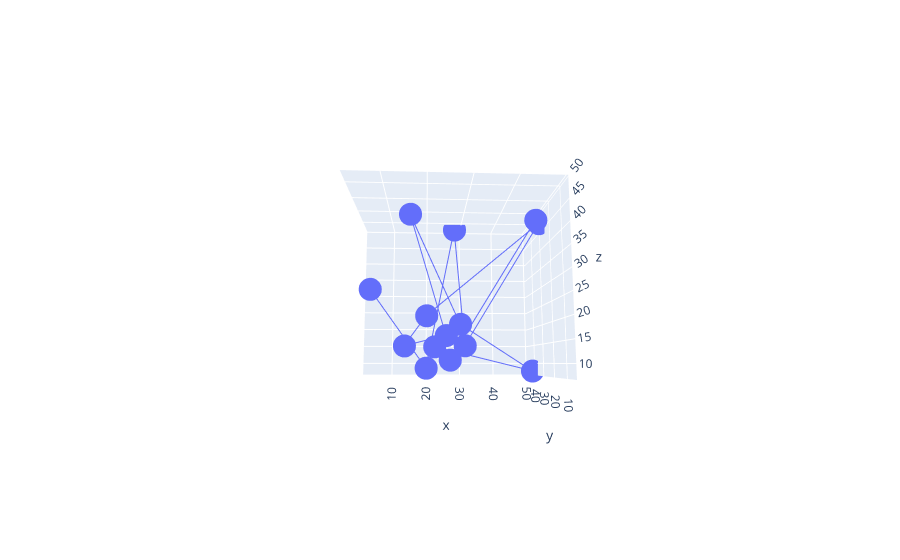

The cell this chart's notebook holds for it:
### Code cell
fig.show()

### Figure 1 — Plotly figure (JSON) as saved in the notebook; plotly's stock layout.template omitted (floating-point values rounded to 4 significant figures)
{"data": [{"type": "scatter3d", "x": [46, 27, 22, 49, 27, 16, 25, 15, 20, 49, 31, 28, 20, 3], "y": [16, 47, 22, 37, 5, 16, 27, 17, 37, 25, 42, 42, 16, 48], "z": [44, 11, 14, 8, 18, 45, 17, 14, 23, 46, 15, 49, 9, 32]}], "layout": {"autosize": true, "scene": {"aspectmode": "auto", "aspectratio": {"x": 1.063, "y": 0.9934, "z": 0.9472}, "camera": {"center": {"x": 0, "y": 0, "z": 0}, "eye": {"x": -0.127, "y": -2.51, "z": -0.3999}, "projection": {"type": "perspective"}, "up": {"x": 0, "y": 0, "z": 1}}}}}
